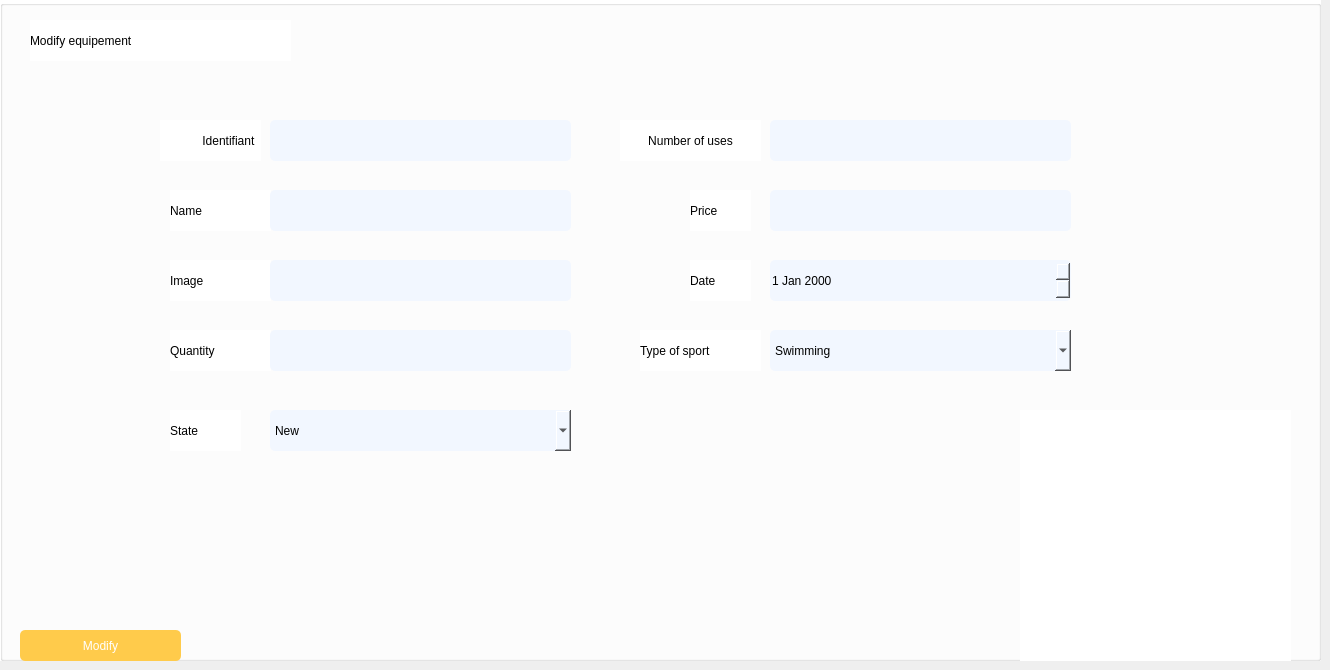
      <widget class="QWidget" name="page_modify_equip">
       <widget class="QGroupBox" name="groupBox_4">
        <property name="geometry">
         <rect>
          <x>0</x>
          <y>0</y>
          <width>1321</width>
          <height>661</height>
         </rect>
        </property>
        <property name="styleSheet">
         <string notr="true">background-color: rgb(255, 255, 255);
border-color: rgb(255, 255, 255);</string>
        </property>
        <property name="title">
         <string/>
        </property>
        <widget class="QLabel" name="label_23">
         <property name="geometry">
          <rect>
           <x>30</x>
           <y>20</y>
           <width>261</width>
           <height>41</height>
          </rect>
         </property>
         <property name="styleSheet">
          <string notr="true">font: 15pt &quot;Poppins&quot;;</string>
         </property>
         <property name="text">
          <string>Modify equipement</string>
         </property>
        </widget>
        <widget class="QPushButton" name="modify_equip">
         <property name="geometry">
          <rect>
           <x>20</x>
           <y>630</y>
           <width>161</width>
           <height>31</height>
          </rect>
         </property>
         <property name="styleSheet">
          <string notr="true">background-color:#FFCB4B;border-radius :5px; 
color : #fff;</string>
         </property>
         <property name="text">
          <string>Modify</string>
         </property>
        </widget>
        <widget class="QLabel" name="label_24">
         <property name="geometry">
          <rect>
           <x>160</x>
           <y>120</y>
           <width>101</width>
           <height>41</height>
          </rect>
         </property>
         <property name="styleSheet">
          <string notr="true">background-color: rgb(255, 255, 255);
font: 10pt &quot;poppins&quot;;
color: rgb(0, 0, 0);
</string>
         </property>
         <property name="text">
          <string>       Identifiant  </string>
         </property>
         <property name="alignment">
          <set>Qt::AlignRight|Qt::AlignTrailing|Qt::AlignVCenter</set>
         </property>
        </widget>
        <widget class="QLabel" name="label_25">
         <property name="geometry">
          <rect>
           <x>170</x>
           <y>190</y>
           <width>101</width>
           <height>41</height>
          </rect>
         </property>
         <property name="styleSheet">
          <string notr="true">background-color: rgb(255, 255, 255);
font: 10pt &quot;poppins&quot;;
color: rgb(0, 0, 0);
</string>
         </property>
         <property name="text">
          <string>Name</string>
         </property>
         <property name="alignment">
          <set>Qt::AlignLeading|Qt::AlignLeft|Qt::AlignVCenter</set>
         </property>
        </widget>
        <widget class="QLabel" name="label_29">
         <property name="geometry">
          <rect>
           <x>170</x>
           <y>260</y>
           <width>101</width>
           <height>41</height>
          </rect>
         </property>
         <property name="styleSheet">
          <string notr="true">background-color: rgb(255, 255, 255);
font: 10pt &quot;poppins&quot;;
color: rgb(0, 0, 0);
</string>
         </property>
         <property name="text">
          <string>Image</string>
         </property>
         <property name="alignment">
          <set>Qt::AlignLeading|Qt::AlignLeft|Qt::AlignVCenter</set>
         </property>
        </widget>
        <widget class="QLabel" name="label_30">
         <property name="geometry">
          <rect>
           <x>690</x>
           <y>190</y>
           <width>61</width>
           <height>41</height>
          </rect>
         </property>
         <property name="styleSheet">
          <string notr="true">background-color: rgb(255, 255, 255);
font: 10pt &quot;poppins&quot;;
color: rgb(0, 0, 0);
</string>
         </property>
         <property name="text">
          <string>Price</string>
         </property>
         <property name="alignment">
          <set>Qt::AlignLeading|Qt::AlignLeft|Qt::AlignVCenter</set>
         </property>
        </widget>
        <widget class="QLabel" name="label_31">
         <property name="geometry">
          <rect>
           <x>640</x>
           <y>330</y>
           <width>121</width>
           <height>41</height>
          </rect>
         </property>
         <property name="styleSheet">
          <string notr="true">background-color: rgb(255, 255, 255);
font: 10pt &quot;poppins&quot;;
color: rgb(0, 0, 0);
</string>
         </property>
         <property name="text">
          <string>Type of sport</string>
         </property>
         <property name="alignment">
          <set>Qt::AlignLeading|Qt::AlignLeft|Qt::AlignVCenter</set>
         </property>
        </widget>
        <widget class="QLabel" name="label_32">
         <property name="geometry">
          <rect>
           <x>170</x>
           <y>330</y>
           <width>101</width>
           <height>41</height>
          </rect>
         </property>
         <property name="styleSheet">
          <string notr="true">background-color: rgb(255, 255, 255);
font: 10pt &quot;poppins&quot;;
color: rgb(0, 0, 0);
</string>
         </property>
         <property name="text">
          <string>Quantity</string>
         </property>
         <property name="alignment">
          <set>Qt::AlignLeading|Qt::AlignLeft|Qt::AlignVCenter</set>
         </property>
        </widget>
        <widget class="QLabel" name="label_33">
         <property name="geometry">
          <rect>
           <x>170</x>
           <y>410</y>
           <width>71</width>
           <height>41</height>
          </rect>
         </property>
         <property name="styleSheet">
          <string notr="true">background-color: rgb(255, 255, 255);
font: 10pt &quot;poppins&quot;;
color: rgb(0, 0, 0);
</string>
         </property>
         <property name="text">
          <string>State</string>
         </property>
         <property name="alignment">
          <set>Qt::AlignLeading|Qt::AlignLeft|Qt::AlignVCenter</set>
         </property>
        </widget>
        <widget class="QLabel" name="label_34">
         <property name="geometry">
          <rect>
           <x>620</x>
           <y>120</y>
           <width>141</width>
           <height>41</height>
          </rect>
         </property>
         <property name="styleSheet">
          <string notr="true">background-color: rgb(255, 255, 255);
font: 10pt &quot;poppins&quot;;
color: rgb(0, 0, 0);
</string>
         </property>
         <property name="text">
          <string>Number of uses</string>
         </property>
         <property name="alignment">
          <set>Qt::AlignCenter</set>
         </property>
        </widget>
        <widget class="QLabel" name="label_35">
         <property name="geometry">
          <rect>
           <x>690</x>
           <y>260</y>
           <width>61</width>
           <height>41</height>
          </rect>
         </property>
         <property name="styleSheet">
          <string notr="true">background-color: rgb(255, 255, 255);
font: 10pt &quot;poppins&quot;;
color: rgb(0, 0, 0);
</string>
         </property>
         <property name="text">
          <string>Date</string>
         </property>
         <property name="alignment">
          <set>Qt::AlignLeading|Qt::AlignLeft|Qt::AlignVCenter</set>
         </property>
        </widget>
        <widget class="QLineEdit" name="id">
         <property name="geometry">
          <rect>
           <x>270</x>
           <y>120</y>
           <width>301</width>
           <height>41</height>
          </rect>
         </property>
         <property name="styleSheet">
          <string notr="true">border-radius: 5px ;
background-color: rgb(242, 247, 255);</string>
         </property>
         <property name="frame">
          <bool>true</bool>
         </property>
         <property name="alignment">
          <set>Qt::AlignCenter</set>
         </property>
         <property name="dragEnabled">
          <bool>true</bool>
         </property>
         <property name="readOnly">
          <bool>true</bool>
         </property>
        </widget>
        <widget class="QLineEdit" name="nom">
         <property name="geometry">
          <rect>
           <x>270</x>
           <y>190</y>
           <width>301</width>
           <height>41</height>
          </rect>
         </property>
         <property name="styleSheet">
          <string notr="true">border-radius: 5px ;
background-color: rgb(242, 247, 255);</string>
         </property>
         <property name="frame">
          <bool>true</bool>
         </property>
         <property name="alignment">
          <set>Qt::AlignCenter</set>
         </property>
         <property name="dragEnabled">
          <bool>true</bool>
         </property>
         <property name="readOnly">
          <bool>false</bool>
         </property>
        </widget>
        <widget class="QLineEdit" name="quantite">
         <property name="geometry">
          <rect>
           <x>270</x>
           <y>330</y>
           <width>301</width>
           <height>41</height>
          </rect>
         </property>
         <property name="styleSheet">
          <string notr="true">border-radius: 5px ;
background-color: rgb(242, 247, 255);</string>
         </property>
         <property name="frame">
          <bool>true</bool>
         </property>
         <property name="alignment">
          <set>Qt::AlignCenter</set>
         </property>
         <property name="dragEnabled">
          <bool>true</bool>
         </property>
         <property name="readOnly">
          <bool>false</bool>
         </property>
        </widget>
        <widget class="QLineEdit" name="nb">
         <property name="geometry">
          <rect>
           <x>770</x>
           <y>120</y>
           <width>301</width>
           <height>41</height>
          </rect>
         </property>
         <property name="styleSheet">
          <string notr="true">border-radius: 5px ;
background-color: rgb(242, 247, 255);</string>
         </property>
         <property name="frame">
          <bool>true</bool>
         </property>
         <property name="alignment">
          <set>Qt::AlignCenter</set>
         </property>
         <property name="dragEnabled">
          <bool>true</bool>
         </property>
         <property name="readOnly">
          <bool>false</bool>
         </property>
        </widget>
        <widget class="QLineEdit" name="prix">
         <property name="geometry">
          <rect>
           <x>770</x>
           <y>190</y>
           <width>301</width>
           <height>41</height>
          </rect>
         </property>
         <property name="styleSheet">
          <string notr="true">border-radius: 5px ;
background-color: rgb(242, 247, 255);</string>
         </property>
         <property name="frame">
          <bool>true</bool>
         </property>
         <property name="alignment">
          <set>Qt::AlignCenter</set>
         </property>
         <property name="dragEnabled">
          <bool>true</bool>
         </property>
         <property name="readOnly">
          <bool>false</bool>
         </property>
        </widget>
        <widget class="QDateEdit" name="date">
         <property name="geometry">
          <rect>
           <x>770</x>
           <y>260</y>
           <width>301</width>
           <height>41</height>
          </rect>
         </property>
         <property name="styleSheet">
          <string notr="true">border-radius: 5px ;
background-color: rgb(242, 247, 255);</string>
         </property>
        </widget>
        <widget class="QLineEdit" name="image">
         <property name="geometry">
          <rect>
           <x>270</x>
           <y>260</y>
           <width>301</width>
           <height>41</height>
          </rect>
         </property>
         <property name="styleSheet">
          <string notr="true">border-radius: 5px ;
background-color: rgb(242, 247, 255);</string>
         </property>
        </widget>
        <widget class="QComboBox" name="etat">
         <property name="geometry">
          <rect>
           <x>270</x>
           <y>410</y>
           <width>301</width>
           <height>41</height>
          </rect>
         </property>
         <property name="styleSheet">
          <string notr="true">border-radius: 5px ;
background-color: rgb(242, 247, 255);</string>
         </property>
         <item>
          <property name="text">
           <string>New</string>
          </property>
         </item>
         <item>
          <property name="text">
           <string>Used</string>
          </property>
         </item>
         <item>
          <property name="text">
           <string>Recondionned</string>
          </property>
         </item>
        </widget>
        <widget class="QComboBox" name="type">
         <property name="geometry">
          <rect>
           <x>770</x>
           <y>330</y>
           <width>301</width>
           <height>41</height>
          </rect>
         </property>
         <property name="styleSheet">
          <string notr="true">border-radius: 5px ;
background-color: rgb(242, 247, 255);</string>
         </property>
         <item>
          <property name="text">
           <string>Swimming</string>
          </property>
         </item>
         <item>
          <property name="text">
           <string>Canoë kayak</string>
          </property>
         </item>
         <item>
          <property name="text">
           <string>Surfing</string>
          </property>
         </item>
         <item>
          <property name="text">
           <string>Aquagym</string>
          </property>
         </item>
         <item>
          <property name="text">
           <string>Rowing</string>
          </property>
         </item>
         <item>
          <property name="text">
           <string>Windsurfing</string>
          </property>
         </item>
        </widget>
        <widget class="QLabel" name="label_36">
         <property name="geometry">
          <rect>
           <x>1020</x>
           <y>410</y>
           <width>271</width>
           <height>381</height>
          </rect>
         </property>
         <property name="text">
          <string/>
         </property>
         <property name="pixmap">
          <pixmap resource="assets.qrc">:/img/img/typing_human.png</pixmap>
         </property>
         <property name="scaledContents">
          <bool>true</bool>
         </property>
        </widget>
        <widget class="QPushButton" name="back3_equip">
         <property name="geometry">
          <rect>
           <x>1270</x>
           <y>20</y>
           <width>31</width>
           <height>28</height>
          </rect>
         </property>
         <property name="text">
          <string/>
         </property>
         <property name="icon">
          <iconset resource="assets.qrc">
           <normaloff>:/img/img/back.png</normaloff>:/img/img/back.png</iconset>
         </property>
         <property name="iconSize">
          <size>
           <width>31</width>
           <height>32</height>
          </size>
         </property>
         <property name="flat">
          <bool>true</bool>
         </property>
        </widget>
        <widget class="QPushButton" name="image_modifier_equi">
         <property name="geometry">
          <rect>
           <x>530</x>
           <y>260</y>
           <width>41</width>
           <height>41</height>
          </rect>
         </property>
         <property name="text">
          <string/>
         </property>
         <property name="icon">
          <iconset resource="assets.qrc">
           <normaloff>:/img/img/pic.jpg</normaloff>:/img/img/pic.jpg</iconset>
         </property>
         <property name="iconSize">
          <size>
           <width>33</width>
           <height>33</height>
          </size>
         </property>
         <property name="flat">
          <bool>true</bool>
         </property>
        </widget>
       </widget>
      </widget>
